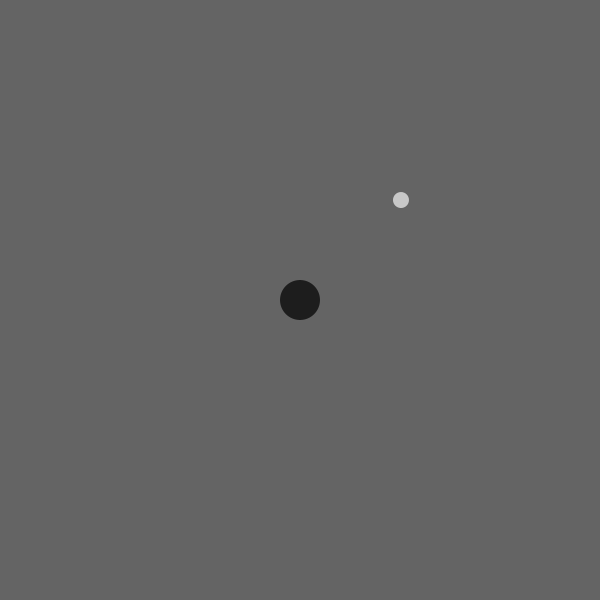
Frame 1 (no input)
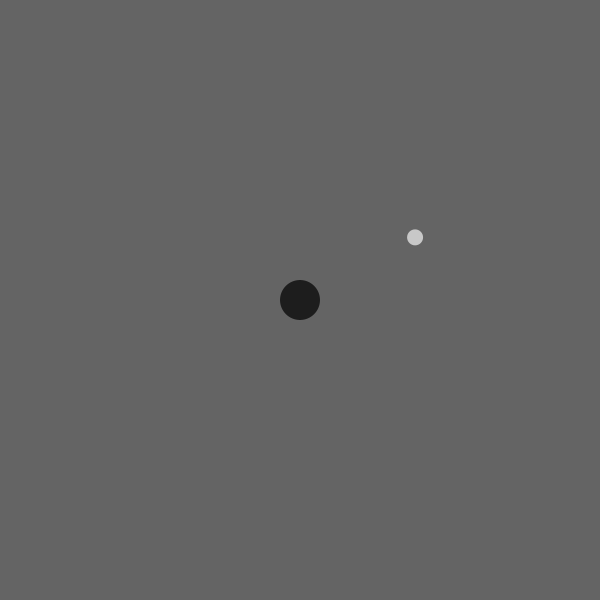
Frame 60 (the mouse pressed at the canvas centre just before this capture)
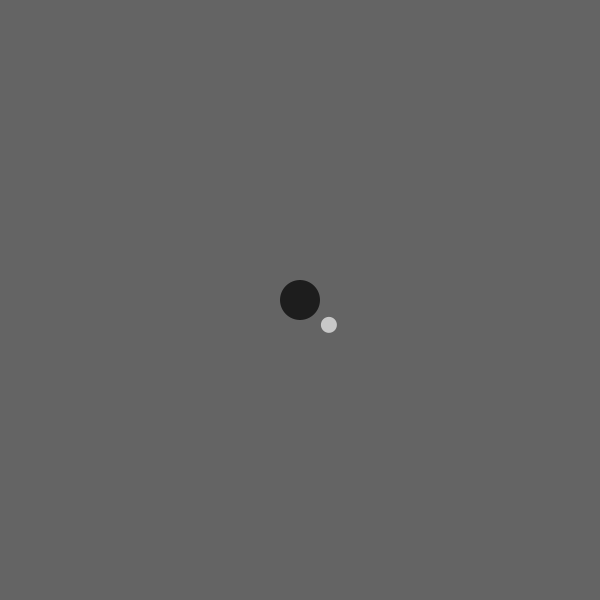
Frame 120 (the mouse held since frame 60 and released just before this capture)

The Processing sketch that drew these frames (run headless with seeded random() and noise(); from frame 60 on, the mouse is pressed at the canvas centre):

// Processing sketch: Example_02_06
// ── Example_02_06.pde
Mover m;
Attractor a;

void setup() {
  size(600, 600);
  pixelDensity(displayDensity());
  m = new Mover(1, 400, 200);
  a = new Attractor();
}

void draw() {
  background(100);
  PVector force = a.attract(m);
  m.applyForce(force);
  
  a.render();
  m.update();
  m.render();
}

// ── Attractor.pde
class Attractor {
  PVector pos;
  float mass;
  float G;

  Attractor() {
    pos = new PVector(width/2, height/2);
    mass = 20;
    G = 1;
  }

  PVector attract (Mover _m) {
    PVector force = PVector.sub(pos, _m.pos);
    float distance = force.mag();
    distance = constrain(distance, 5.0, 25.0);

    force.normalize();
    float strength = (G * mass * _m.mass) / (distance * distance);
    println(strength);
    force.mult(strength);

    return force;
  }

  void render() {
    noStroke();
    fill(0, 180);
    ellipse(pos.x, pos.y, mass * 2, mass * 2);
  }
}

// ── Mover.pde
class Mover {
  PVector pos;
  PVector vel;
  PVector acc;
  float mass;
  
  Mover(float _m, float _x, float _y) {
    pos = new PVector(_x, _y);
    vel = new PVector(1, 0);
    acc = new PVector(0, 0);
    mass = _m;
  }
  
  void update() {
    vel.add(acc);
    pos.add(vel);
    acc.mult(0);
  }
  
  void render() {
    noStroke();
    fill(200);
    ellipse(pos.x, pos.y, 16, 16);
  }
  
  void applyForce(PVector _f) {
    PVector force = PVector.div(_f, mass);
    acc.add(force);
  }
  
}
